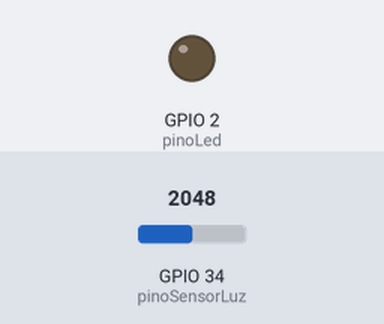
Recording of a sketch running on a simulated ESP32. Shown: output pins drawn as LEDs (lit = HIGH). Inputs (shaded band) come from the test bench; at power-on: GPIO 34 (pinoSensorLuz) = 2048. WiFi joins after 1.5 s; servers stay silent unless stated; uploads are accepted with an empty reply; what the sketch prints to the serial monitor is not drawn.

Above: at 2.7 s.
2.8 s: GPIO 34 (pinoSensorLuz) set to 803
4.6 s: GPIO 34 (pinoSensorLuz) set to 689
At 6.4 s:
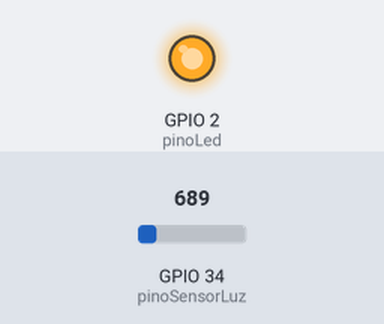
7.2 s: GPIO 34 (pinoSensorLuz) set to 790
At 9.7 s:
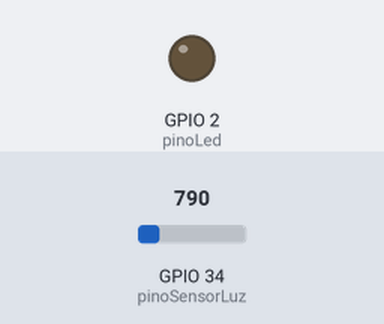
10.0 s: GPIO 34 (pinoSensorLuz) set to 710
At 12.1 s:
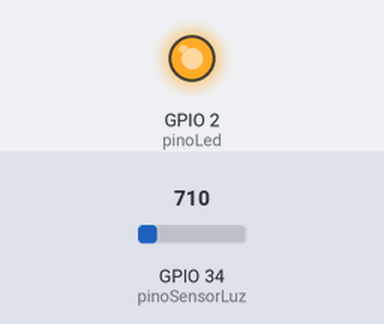
Timing chart, 0 to 13.6 s (numbered marks = the images above; inputs shaded):
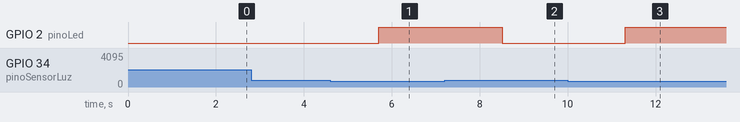

Measured:
- the behaviour switches between 750 and 749 on GPIO 34 (pinoSensorLuz) (found by bisection; images 0 and 1)
- after the input at 2.8 s, every drawn part: stays the same
- after the input at 4.6 s, GPIO 2 (pinoLed): LOW → HIGH after 1.1 s
- after the input at 7.2 s, GPIO 2 (pinoLed): HIGH → LOW after 1.3 s
- after the input at 10.0 s, GPIO 2 (pinoLed): LOW → HIGH after 1.3 s

The sketch:

firmware.ino
```cpp
#include <WiFi.h>
#include <HTTPClient.h>

const char* ssid = "SENAC";
const char* password = "$enac2021";

String serverName = "http://10.10.87.207:3000/api/device-history";

int pinoLed = 2;
int pinoSensorLuz = 34;
int valorLuz = 0;
int state = 0;
int stateAnterior = 0;

void setup() {
  Serial.begin(115200);

  pinMode(pinoLed, OUTPUT);

  WiFi.begin(ssid, password);
  Serial.println("Conectando");

  while(WiFi.status() != WL_CONNECTED) {
    delay(500);
    Serial.print(".");
  }

  Serial.println("");
  Serial.print("Conectado ao WiFi com o IP: ");
  Serial.println(WiFi.localIP());
}

void loop() {
  valorLuz = analogRead(pinoSensorLuz);

  if(valorLuz<750) {
    state = 1;
  } else {
    state = 0;
  }

  Serial.print("state: ");
  Serial.println(state);

  delay(100);

  Serial.print("stateAnterior: ");
  Serial.println(stateAnterior);

  delay(100);

  Serial.print("valorLuz: ");
  Serial.println(valorLuz);

  delay(100);

  if (state != stateAnterior) {
    Serial.print("Mudou de estado: ");
    Serial.println(state);

    if (WiFi.status() == WL_CONNECTED) {
      WiFiClient client;
      HTTPClient http;

      Serial.print("Conectando ao servidor: ");
      Serial.println(serverName);

      http.begin(client, serverName);

      http.addHeader("Content-Type", "application/json");

      if (state == 1) {
        digitalWrite(pinoLed, HIGH);
      } else {
        digitalWrite(pinoLed, LOW);
      }

      int httpResponseCode = http.POST("{\"name\":\"light-sensor-01\", \"status\":" + String(state) + "}");

      Serial.print("HTTP Response code: ");
      Serial.println(httpResponseCode);

      http.end();
    } else {
      Serial.println("WiFi Disconnected");
    }
  }

  stateAnterior = state;

  delay(1000);
}
```
